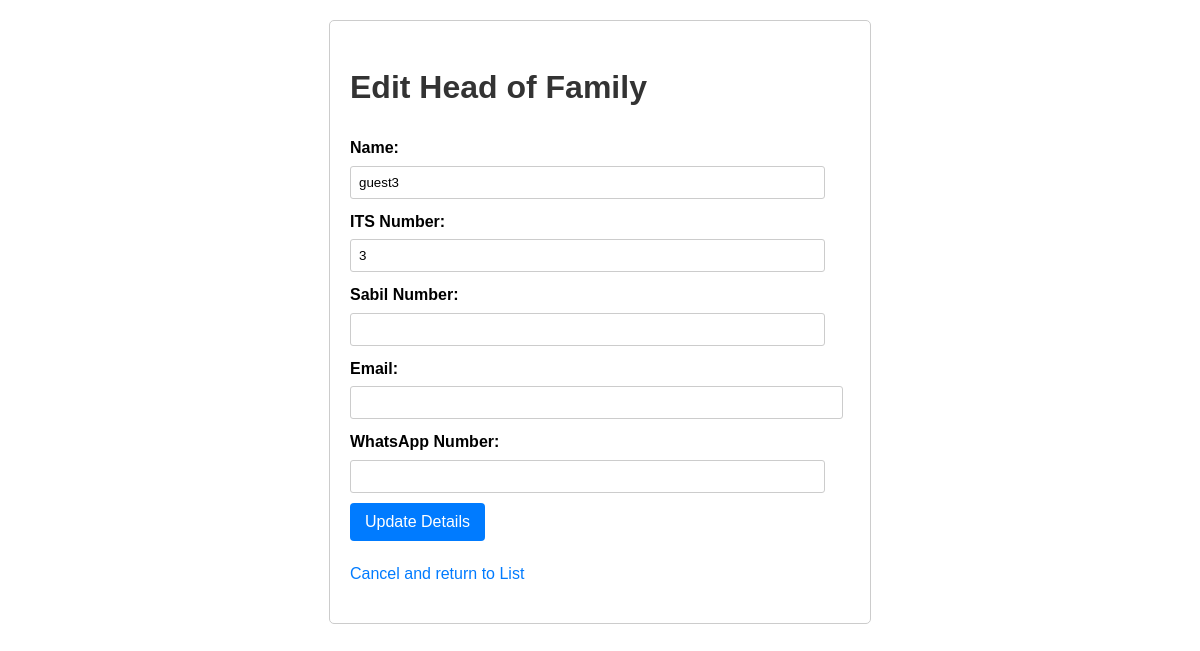
Page /edit_hof.php?id=15 (signed in) on the earlier database version.
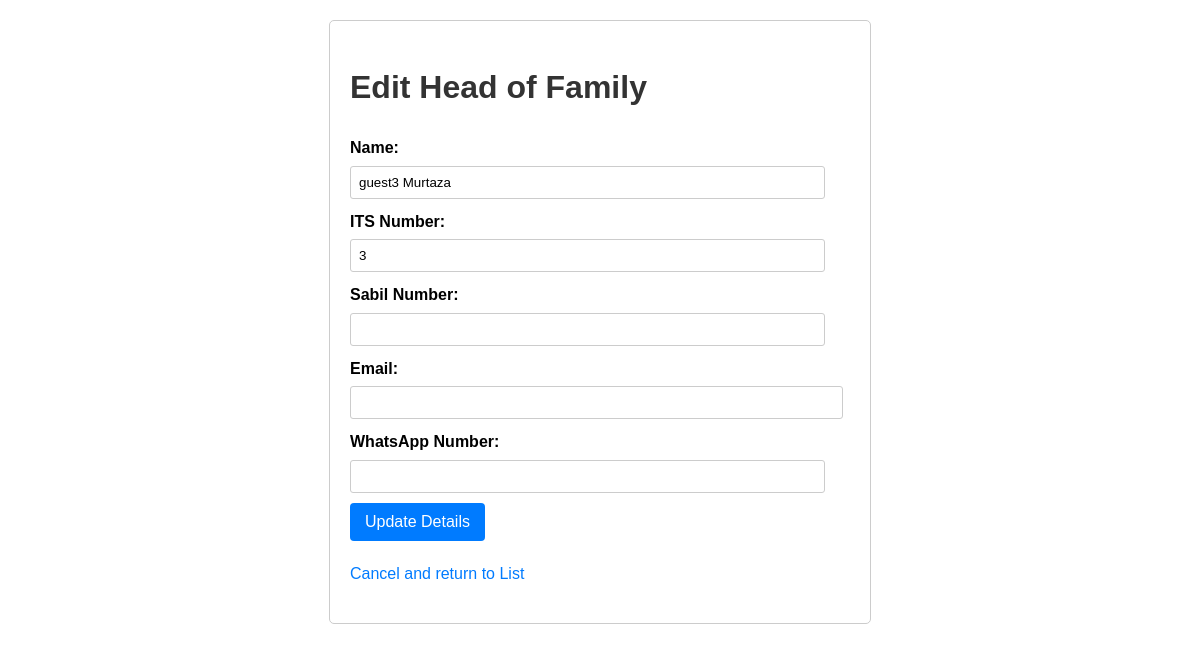
Same page on the later database version.
### tables this page shows
CREATE TABLE `heads_of_family` (
  `id` int(11) NOT NULL,
  `its_number` varchar(20) NOT NULL,
  `name` varchar(255) NOT NULL,
  `email` varchar(255) DEFAULT NULL,
  `whatsapp_number` varchar(20) DEFAULT NULL,
  `telegram_chat_id` varchar(50) DEFAULT NULL,
  `sabil_number` varchar(50) DEFAULT NULL,
  `is_deleted` tinyint(1) NOT NULL DEFAULT 0,
  `created_at` timestamp NOT NULL DEFAULT current_timestamp(),
  `updated_at` timestamp NOT NULL DEFAULT current_timestamp() ON UPDATE current_timestamp()
);

### edit_hof.php (the view, shortened to what this page needs)
<?php
require 'db_connect.php';
$hof_details = null;
if ($_SERVER["REQUEST_METHOD"] == "POST" && isset($_POST['update_hof'])) {
    $hof_id = filter_input(INPUT_POST, 'id', FILTER_VALIDATE_INT);
    $name = trim($_POST['name'] ?? '');
    $its = trim($_POST['its_number'] ?? '');
    $email = trim($_POST['email'] ?? '');
    $whatsapp = trim($_POST['whatsapp_number'] ?? '');
    $sabil = trim($_POST['sabil_number'] ?? '');
    if (empty($hof_id)) {
        $error_message = "Invalid record ID for update.";
    } elseif (empty($name) || empty($its)) {
        $error_message = "Name and ITS Number cannot be empty.";
    } else {
        $checkSql = "SELECT id FROM heads_of_family WHERE its_number = ? AND id != ?";
        $stmtCheck = $conn->prepare($checkSql);
        $stmtCheck->bind_param("si", $its, $hof_id);
        $stmtCheck->execute();
        $stmtCheck->store_result();
        if ($stmtCheck->num_rows > 0) {
            $error_message = "Error: The ITS Number '$its' is already assigned to another Head of Family.";
        } else {
            $updateSql = "UPDATE heads_of_family
                          SET name = ?, its_number = ?, email = ?, whatsapp_number = ?, sabil_number = ?
                          WHERE id = ?";
            $stmtUpdate = $conn->prepare($updateSql);
             $email_db = !empty($email) ? $email : null;
             $whatsapp_db = !empty($whatsapp) ? $whatsapp : null;
             $sabil_db = !empty($sabil) ? $sabil : null;
            $stmtUpdate->bind_param("sssssi", $name, $its, $email_db, $whatsapp_db, $sabil_db, $hof_id);
            if ($stmtUpdate->execute()) {
                $_SESSION['success_message'] = "Head of Family details updated successfully.";
                header("Location: manage_hof.php");
                exit;
            } else {
                $error_message = "Error updating record: " . $stmtUpdate->error;
            }
            $stmtUpdate->close();
        }
        $stmtCheck->close();
    }
     $hof_details = [
         'id' => $hof_id,
         'name' => $name,
         'its_number' => $its,
         'email' => $email,
         'whatsapp_number' => $whatsapp,
         'sabil_number' => $sabil
     ];
} else {
    $hof_id = (int)$_GET['id'];
    $sql = "SELECT id, name, its_number, email, whatsapp_number, sabil_number
            FROM heads_of_family WHERE id = ?";
    $stmt = $conn->prepare($sql);
    $stmt->bind_param("i", $hof_id);
    $stmt->execute();
    $result = $stmt->get_result();
    if ($result->num_rows === 1) {
        $hof_details = $result->fetch_assoc();
    } else {
        $_SESSION['error_message'] = "Head of Family record not found.";
        header("Location: manage_hof.php");
        exit;
    }
}
?>
<!DOCTYPE html>
<html>
<head>
    <link rel="stylesheet" href="style.css">
</head>
<body>
    <div class="edit-form">
        <h1>Edit Head of Family</h1>
        <?php if ($hof_details):  ?>
            <form action="edit_hof.php" method="POST">
                <div>
                    <label for="name">Name:</label>
                    <input type="text" id="name" name="name" value="<?php echo htmlspecialchars($hof_details['name'] ?? ''); ?>" required>
                </div>
                <div>
                    <label for="its_number">ITS Number:</label>
                    <input type="text" id="its_number" name="its_number" value="<?php echo htmlspecialchars($hof_details['its_number'] ?? ''); ?>" required>
                </div>
                <div>
                    <label for="sabil_number">Sabil Number:</label>
                    <input type="text" id="sabil_number" name="sabil_number" value="<?php echo htmlspecialchars($hof_details['sabil_number'] ?? ''); ?>">
                </div>
                <div>
                    <label for="email">Email:</label>
                    <input type="email" id="email" name="email" value="<?php echo htmlspecialchars($hof_details['email'] ?? ''); ?>">
                </div>
                <div>
                    <label for="whatsapp_number">WhatsApp Number:</label>
                    <input type="text" id="whatsapp_number" name="whatsapp_number" value="<?php echo htmlspecialchars($hof_details['whatsapp_number'] ?? ''); ?>">
                </div>
                <div>
                    <button type="submit">Update Details</button>
                </div>
            </form>
        <?php else: ?>
            <p>Could not load Head of Family details.</p>
        <?php endif; ?>
        <p style="margin-top: 20px;"><a href="manage_hof.php">Cancel and return to List</a></p>
    </div>
</body>
</html>

Differences in the rows shown:
changed heads_of_family: name "guest3" → "guest3 Murtaza"
